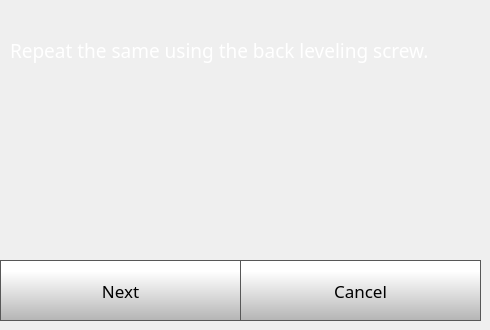
    <widget class="QWidget" name="quickStep4Page">
     <widget class="QPushButton" name="quickStep4CancelButton">
      <property name="geometry">
       <rect>
        <x>240</x>
        <y>260</y>
        <width>241</width>
        <height>61</height>
       </rect>
      </property>
      <property name="font">
       <font>
        <family>Gotham</family>
        <pointsize>13</pointsize>
       </font>
      </property>
      <property name="styleSheet">
       <string notr="true">QPushButton {
     border: 1px solid rgb(87, 87, 87);
	background-color: qlineargradient(spread:pad, x1:0, y1:1, x2:0, y2:0.188, stop:0 rgba(180, 180, 180, 255), stop:1 rgba(255, 255, 255, 255));


}

QPushButton:pressed {
    background-color: qlineargradient(x1: 0, y1: 0, x2: 0, y2: 1,
                                      stop: 0 #dadbde, stop: 1 #f6f7fa);
}

QPushButton:flat {
    border: none; /* no border for a flat push button */
}

QPushButton:default {
    border-color: navy; /* make the default button prominent */
}

QPushButton:focus {
	outline: none;
}</string>
      </property>
      <property name="text">
       <string>Cancel</string>
      </property>
      <property name="iconSize">
       <size>
        <width>40</width>
        <height>40</height>
       </size>
      </property>
     </widget>
     <widget class="QPushButton" name="quickStep4NextButton">
      <property name="geometry">
       <rect>
        <x>0</x>
        <y>260</y>
        <width>241</width>
        <height>61</height>
       </rect>
      </property>
      <property name="font">
       <font>
        <family>Gotham</family>
        <pointsize>13</pointsize>
       </font>
      </property>
      <property name="styleSheet">
       <string notr="true">QPushButton {
     border: 1px solid rgb(87, 87, 87);
	background-color: qlineargradient(spread:pad, x1:0, y1:1, x2:0, y2:0.188, stop:0 rgba(180, 180, 180, 255), stop:1 rgba(255, 255, 255, 255));


}

QPushButton:pressed {
    background-color: qlineargradient(x1: 0, y1: 0, x2: 0, y2: 1,
                                      stop: 0 #dadbde, stop: 1 #f6f7fa);
}

QPushButton:flat {
    border: none; /* no border for a flat push button */
}

QPushButton:default {
    border-color: navy; /* make the default button prominent */
}

QPushButton:focus {
	outline: none;
}</string>
      </property>
      <property name="text">
       <string>Next</string>
      </property>
      <property name="iconSize">
       <size>
        <width>40</width>
        <height>40</height>
       </size>
      </property>
     </widget>
     <widget class="QLabel" name="calibrateLabel_12">
      <property name="geometry">
       <rect>
        <x>10</x>
        <y>20</y>
        <width>471</width>
        <height>61</height>
       </rect>
      </property>
      <property name="font">
       <font>
        <family>Gotham</family>
        <pointsize>14</pointsize>
        <weight>50</weight>
        <bold>false</bold>
       </font>
      </property>
      <property name="styleSheet">
       <string notr="true">color: rgb(255, 255, 255);</string>
      </property>
      <property name="text">
       <string>Repeat the same using the back leveling screw.</string>
      </property>
      <property name="wordWrap">
       <bool>true</bool>
      </property>
     </widget>
    </widget>
